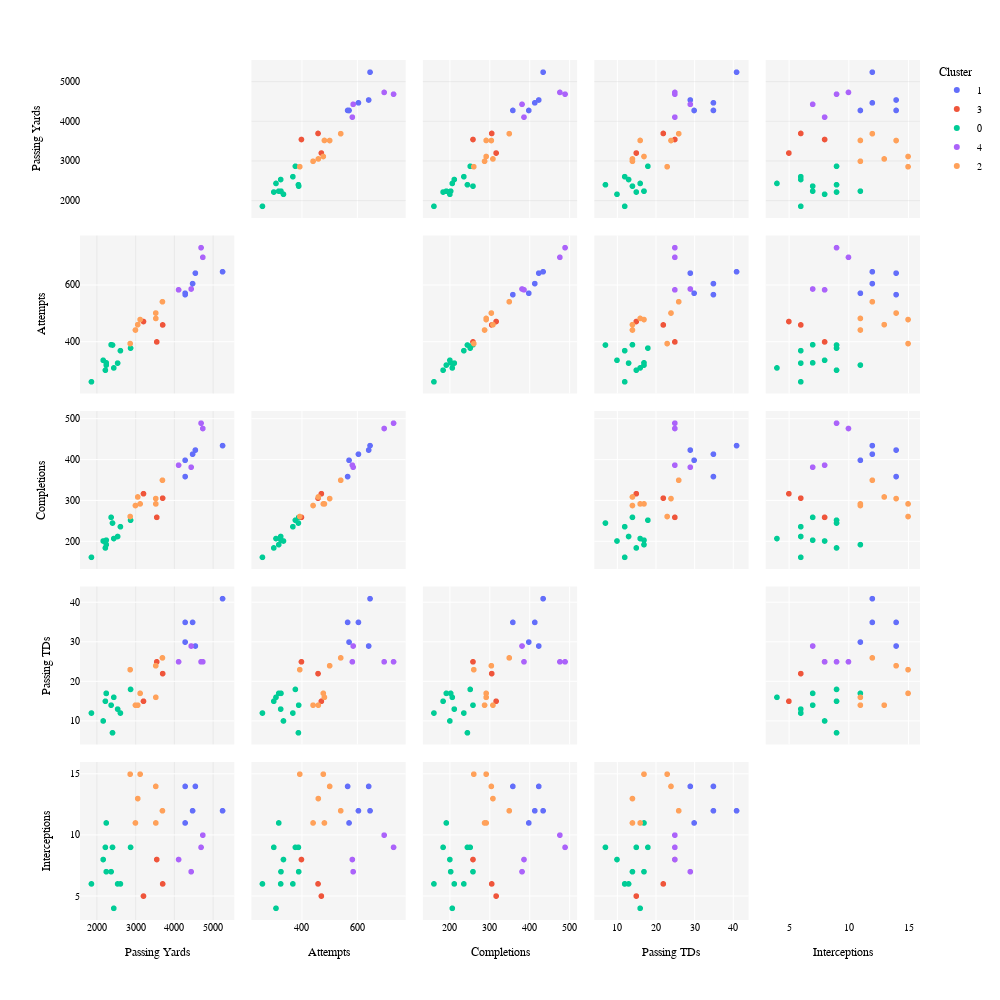

Write notebook code for a chart like this one.
### Code cell
graph_pair_plot_plotly(df=df_5, cluster_rankings=cluster_ranking_5,
                       position=position, stats=stats, 
                       save_suffix=suffix, font_size=font_size, marker_size=marker_size,
                       height=dim, width=dim
                      )

### Figure 1 — Plotly figure (JSON) as saved in the notebook; plotly's stock layout.template omitted (floating-point values rounded to 4 significant figures)
{"data": [{"diagonal": {"visible": false}, "dimensions": [{"axis": {"matches": true}, "label": "Passing Yards", "values": [5250, 4283, 4475, 4282, 4547]}, {"axis": {"matches": true}, "label": "Attempts", "values": [648, 567, 606, 572, 643]}, {"axis": {"matches": true}, "label": "Completions", "values": [435, 359, 414, 399, 424]}, {"axis": {"matches": true}, "label": "Passing TDs", "values": [41, 35, 35, 30, 29]}, {"axis": {"matches": true}, "label": "Interceptions", "values": [12, 14, 12, 11, 14]}], "hovertemplate": "<b>%{hovertext}</b><br><br>Cluster=1<br>%{xaxis.title.text}=%{x}<br>%{yaxis.title.text}=%{y}<extra></extra>", "hovertext": ["Patrick Mahomes", "Josh Allen", "Joe Burrow", "Geno Smith", "Kirk Cousins"], "legendgroup": "1", "marker": {"color": "#636efa", "size": 6, "symbol": "circle"}, "name": "1", "showlegend": true, "type": "splom"}, {"diagonal": {"visible": false}, "dimensions": [{"axis": {"matches": true}, "label": "Passing Yards", "values": [3701, 3205, 3548]}, {"axis": {"matches": true}, "label": "Attempts", "values": [460, 472, 400]}, {"axis": {"matches": true}, "label": "Completions", "values": [306, 317, 259]}, {"axis": {"matches": true}, "label": "Passing TDs", "values": [22, 15, 25]}, {"axis": {"matches": true}, "label": "Interceptions", "values": [6, 5, 8]}], "hovertemplate": "<b>%{hovertext}</b><br><br>Cluster=3<br>%{xaxis.title.text}=%{x}<br>%{yaxis.title.text}=%{y}<extra></extra>", "hovertext": ["Jalen Hurts", "Daniel Jones", "Tua Tagovailoa"], "legendgroup": "3", "marker": {"color": "#EF553B", "size": 6, "symbol": "circle"}, "name": "3", "showlegend": true, "type": "splom"}, {"diagonal": {"visible": false}, "dimensions": [{"axis": {"matches": true}, "label": "Passing Yards", "values": [2242, 2242, 2368, 2219, 2871, 2608, 2437, 2536, 2404, 2163, 1859]}, {"axis": {"matches": true}, "label": "Attempts", "values": [318, 326, 390, 300, 378, 369, 308, 325, 389, 335, 259]}, {"axis": {"matches": true}, "label": "Completions", "values": [192, 203, 259, 184, 252, 236, 207, 212, 245, 201, 161]}, {"axis": {"matches": true}, "label": "Passing TDs", "values": [17, 17, 14, 15, 18, 12, 16, 13, 7, 10, 12]}, {"axis": {"matches": true}, "label": "Interceptions", "values": [11, 7, 7, 9, 9, 6, 4, 6, 9, 8, 6]}], "hovertemplate": "<b>%{hovertext}</b><br><br>Cluster=0<br>%{xaxis.title.text}=%{x}<br>%{yaxis.title.text}=%{y}<extra></extra>", "hovertext": ["Justin Fields", "Lamar Jackson", "Kyler Murray", "Marcus Mariota", "Andy Dalton", "Jacoby Brissett", "Jimmy Garoppolo", "Ryan Tannehill", "Kenny Pickett", "Baker Mayfield", "Taylor Heinicke"], "legendgroup": "0", "marker": {"color": "#00cc96", "size": 6, "symbol": "circle"}, "name": "0", "showlegend": true, "type": "splom"}, {"diagonal": {"visible": false}, "dimensions": [{"axis": {"matches": true}, "label": "Passing Yards", "values": [4113, 4438, 4739, 4694]}, {"axis": {"matches": true}, "label": "Attempts", "values": [584, 587, 699, 733]}, {"axis": {"matches": true}, "label": "Completions", "values": [387, 382, 477, 490]}, {"axis": {"matches": true}, "label": "Passing TDs", "values": [25, 29, 25, 25]}, {"axis": {"matches": true}, "label": "Interceptions", "values": [8, 7, 10, 9]}], "hovertemplate": "<b>%{hovertext}</b><br><br>Cluster=4<br>%{xaxis.title.text}=%{x}<br>%{yaxis.title.text}=%{y}<extra></extra>", "hovertext": ["Trevor Lawrence", "Jared Goff", "Justin Herbert", "Tom Brady"], "legendgroup": "4", "marker": {"color": "#ab63fa", "size": 6, "symbol": "circle"}, "name": "4", "showlegend": true, "type": "splom"}, {"diagonal": {"visible": false}, "dimensions": [{"axis": {"matches": true}, "label": "Passing Yards", "values": [3695, 3524, 3522, 2860, 3118, 2997, 3057]}, {"axis": {"matches": true}, "label": "Attempts", "values": [542, 483, 502, 394, 479, 442, 461]}, {"axis": {"matches": true}, "label": "Completions", "values": [350, 292, 305, 261, 292, 288, 309]}, {"axis": {"matches": true}, "label": "Passing TDs", "values": [26, 16, 24, 23, 17, 14, 14]}, {"axis": {"matches": true}, "label": "Interceptions", "values": [12, 11, 14, 15, 15, 11, 13]}], "hovertemplate": "<b>%{hovertext}</b><br><br>Cluster=2<br>%{xaxis.title.text}=%{x}<br>%{yaxis.title.text}=%{y}<extra></extra>", "hovertext": ["Aaron Rodgers", "Russell Wilson", "Derek Carr", "Dak Prescott", "Davis Mills", "Mac Jones", "Matt Ryan"], "legendgroup": "2", "marker": {"color": "#FFA15A", "size": 6, "symbol": "circle"}, "name": "2", "showlegend": true, "type": "splom"}], "layout": {"dragmode": "select", "font": {"color": "black", "family": "Courier New, monospace", "size": 10}, "height": 1000, "legend": {"title": {"text": "Cluster"}, "tracegroupgap": 0}, "margin": {"t": 60}, "paper_bgcolor": "rgba(0,0,0,0)", "plot_bgcolor": "rgba(245, 245, 245, 1)", "showlegend": true, "width": 1000, "xaxis": {"gridcolor": "rgba(200, 200, 200, 0.5)", "gridwidth": 0.5, "showgrid": true}, "yaxis": {"gridcolor": "rgba(200, 200, 200, 0.5)", "gridwidth": 0.5, "showgrid": true}}}
